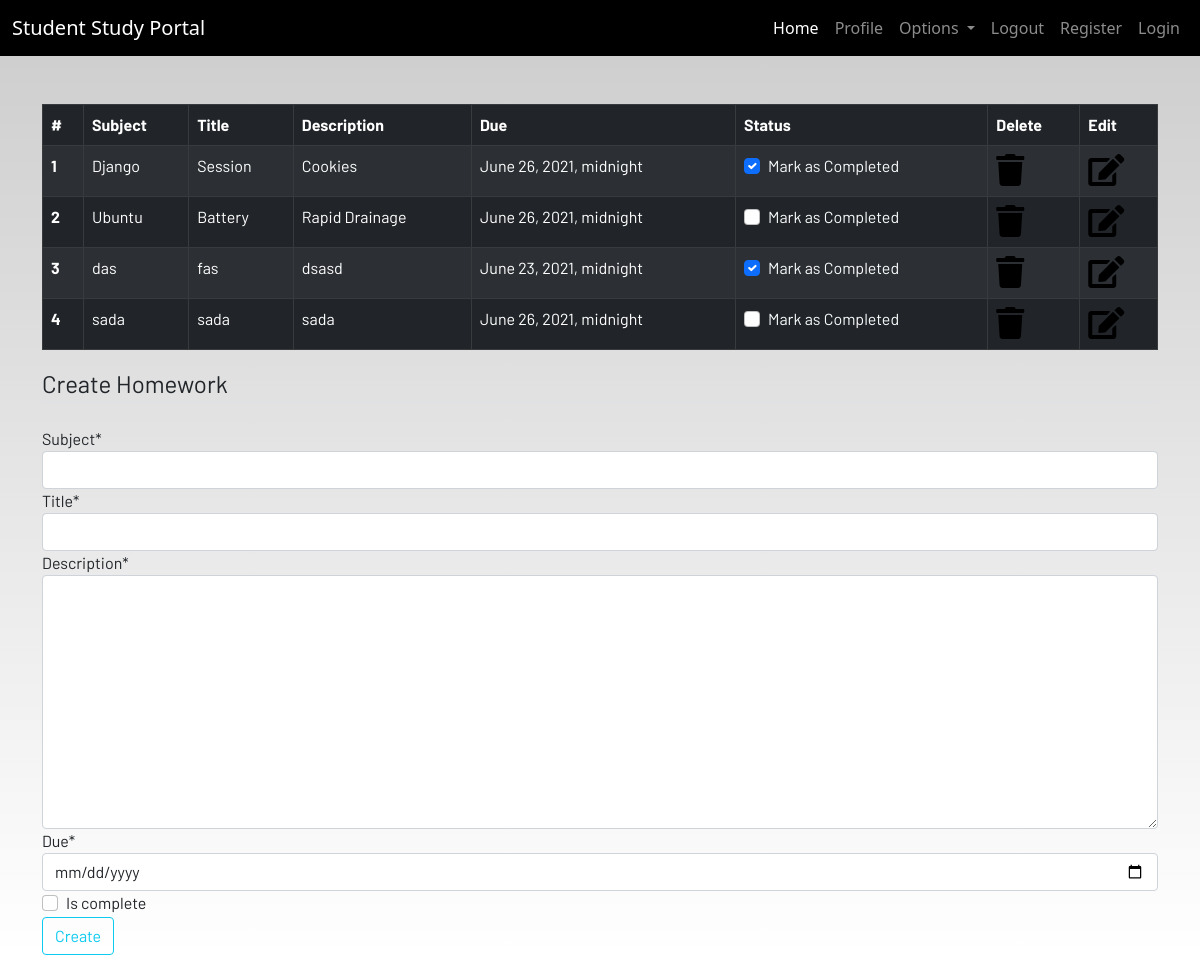
Screenshot of /homework/ (signed in) with the database file from the repository.
### myapp/models.py (models this page shows, shortened)
class Homework(models.Model):
    user = models.ForeignKey(User, on_delete=models.CASCADE)
    subject = models.CharField(max_length=50)
    title = models.CharField(max_length=50)
    description = models.TextField()
    due = models.DateTimeField()
    is_complete = models.BooleanField(default=False)

### myapp/views.py (the view, shortened to what this page needs)
# urls.py: path('homework/', views.homework, name="homework"),
@login_required
def homework(request):
    form = CreateHomework()
    homework = Homework.objects.filter(user=request.user)
    if len(homework) == 0:
        homework_done = True
    else:
        homework_done = False
    context = {
        "homeworks": homework,
        "homeworks_done": homework_done,
        "form": form
    }
    return render(request, 'dashboard/homework.html', context)

### myapp/forms.py
class CreateHomework(forms.ModelForm):
    class Meta:
        model = Homework
        fields = ['subject', 'title', 'description', 'due', 'is_complete']
        widgets = {'due': DateInput()}

### templates/dashboard/homework.html
{% extends 'dashboard/base.html' %}
{% load static %}
{% load crispy_forms_tags %}
{% block content %}
<div class="container">
{% if not homeworks_done %}
    <table class="table table-striped table-bordered table-hover table-dark">
        <thead>
            <tr>
                <th scope="col">#</th>
                <th scope="col">Subject</th>
                <th scope="col">Title</th>
                <th scope="col">Description</th>
                <th scope="col">Due</th>
                <th scope="col">Status</th>
                <th scope="col">Delete</th>
                <th scope="col">Edit</th>
            </tr>
        </thead>
        <tbody>
        {% for homework in homeworks %}
            <tr>
                <th scope="row">{{forloop.counter}}</th>
                <td>{{homework.subject}}</td>
                <td>{{homework.title}}</td>
                <td>{{homework.description}}</td>
                <td>{{homework.due}}</td>
                <td>
                    <a href="{% url 'mark_homework' homework.id %}">
                        <div class="form-check">
                        {% if homework.is_complete == True %}
                        <input class="form-check-input" type="checkbox" value="" checked>
                        {% else %}
                        <input class="form-check-input" type="checkbox" value="">
                        {% endif %}
                        <label class="form-check-label text-light" for="flexCheckDefault">
                            Mark as Completed
                        </label>
                        </div>
                    </a>
                </td>
                <td><a href="/delete-homework/{{homework.id}}"><i class="fa fa-trash fa-2x"></i></a></td>
                <td><a href="/update-homework/{{homework.id}}"><i class="fa fa-edit fa-2x"></i></a></td>
            </tr>
            {% endfor %}
        </tbody>
    </table>
    {% else %}
    <h4>All homeworks are completed!! Create to have more!!</h4>
    {% endif %}
</div>
<div class=" container">
    <form method="POST"> {% csrf_token %}
        <fieldset class="form-group">
            <legend class="border-bottom mb-4">Create Homework</legend>
        </fieldset>
        {{form|crispy}}
        <div class="form-group">
            <button href="" class="btn btn-outline-info" type="submit">
                Create
            </button>
        </div>
    </form>
</div>
{% endblock content %}

### templates/dashboard/base.html (shortened to what this page needs)
<!DOCTYPE html>
{% load static %}
<html lang="en">
<head>
  <link href="https://cdn.jsdelivr.net/npm/bootstrap@5.0.2/dist/css/bootstrap.min.css" rel="stylesheet">
  <link rel="stylesheet" href="https://use.fontawesome.com/releases/v5.7.2/css/all.css"
 />
  <link rel="stylesheet" href="{% static 'css/main.css' %}" />
</head>
<body>
  <header>
    <nav class="navbar navbar-expand-lg navbar-dark bg-dark">
      <div class="container-fluid">
        <a class="navbar-brand" href="/">Student Study Portal</a>
        <div class="collapse navbar-collapse justify-content-end" id="navbarSupportedContent">
          <ul class="navbar-nav mb-2 mb-lg-0">
            <li class="nav-item">
              <a class="nav-link active" aria-current="page" href="/">Home</a>
            </li>
            {% if user.is_authenticated %}
            <li class="nav-item">
              <a class="nav-link" href="{% url 'profile' %}">Profile</a>
            </li>
            <li class="nav-item dropdown">
              <a class="nav-link dropdown-toggle" href="#" id="navbarDropdown" role="button" data-bs-toggle="dropdown"
               aria-expanded="false">
                Options
              </a>
            </li>
            <li class="nav-item">
              <a class="nav-link" href="{% url 'logout' %}">Logout</a>
            </li>
            {% endif %}
            <li class="nav-item">
              <a class="nav-link" href="{% url 'register'%}">Register</a>
            </li>
            <li class="nav-item">
              <a class="nav-link" href="{% url 'login' %}">Login</a>
            </li>
          </ul>
        </div>
      </div>
    </nav>
  </header>
  <br /><br />
  <main>
    {% block content %}
    {% endblock content %}
  </main>
</body>
</html>

### static/css/main.css (style rules this page uses)
html { scroll-behavior: smooth; height: 100%; width: 100%; }
main { font-family: Barlow, Quicksand, Rubik, sans-serif, serif, 'Times New Roman', Times, serif !important; }
.navbar { background-color: rgb(0, 0, 0) !important; }
a { text-decoration: none !important; color: black; }
html, body { max-width: 100%; overflow-x: hidden; height: 100%; width: 100%; }
body { background: linear-gradient(rgba(0, 0, 0, 0.2), rgba(255, 255, 255, 0.5)); overflow-x: hidden; background-repeat: no-repeat; }
.fa { color: black; }

### rows the page displays
Homework: subject "Django", title "Session", description "Cookies", due "June 26, 2021, midnight"
Homework: subject "Ubuntu", title "Battery", description "Rapid Drainage", due "June 26, 2021, midnight"
Homework: subject "das", title "fas", description "dsasd", due "June 23, 2021, midnight"
Homework: subject "sada", title "sada", description "sada", due "June 26, 2021, midnight"
